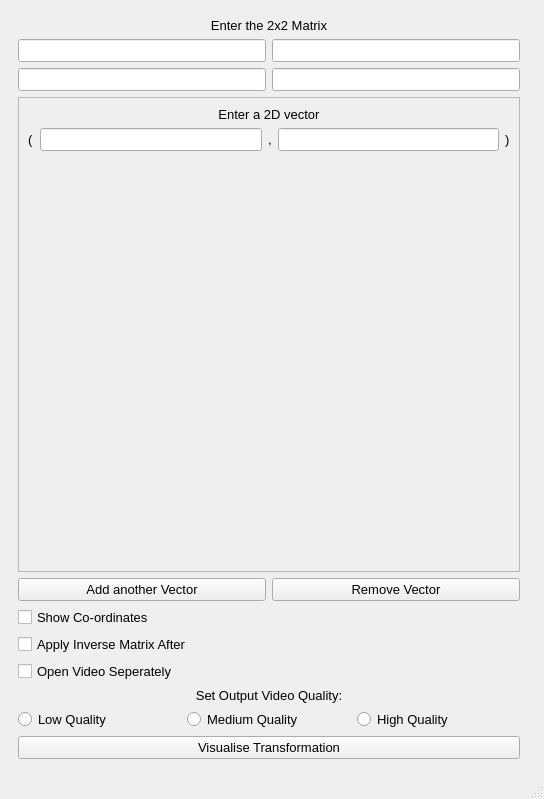
<?xml version="1.0" encoding="UTF-8"?>
<ui version="4.0">
 <class>MainWindow</class>
 <widget class="QMainWindow" name="MainWindow">
  <property name="geometry">
   <rect>
    <x>0</x>
    <y>0</y>
    <width>544</width>
    <height>799</height>
   </rect>
  </property>
  <property name="font">
   <font>
    <family>Segoe UI</family>
    <pointsize>10</pointsize>
   </font>
  </property>
  <property name="windowTitle">
   <string>MainWindow</string>
  </property>
  <widget class="QWidget" name="centralwidget">
   <layout class="QGridLayout" name="gridLayout_5">
    <item row="0" column="0">
     <widget class="QFrame" name="settings_frame">
      <layout class="QGridLayout" name="gridLayout_Main">
       <item row="2" column="0">
        <widget class="QScrollArea" name="scrollArea">
         <property name="acceptDrops">
          <bool>true</bool>
         </property>
         <property name="widgetResizable">
          <bool>true</bool>
         </property>
         <widget class="QWidget" name="scrollAreaWidgetContents">
          <property name="geometry">
           <rect>
            <x>0</x>
            <y>0</y>
            <width>481</width>
            <height>339</height>
           </rect>
          </property>
          <layout class="QVBoxLayout" name="verticalLayout">
           <item>
            <layout class="QVBoxLayout" name="scrollArea_verticalLayout">
             <item>
              <widget class="QLabel" name="label_7">
               <property name="font">
                <font>
                 <family>Segoe UI</family>
                 <pointsize>10</pointsize>
                </font>
               </property>
               <property name="text">
                <string>Enter a 2D vector</string>
               </property>
               <property name="alignment">
                <set>Qt::AlignCenter</set>
               </property>
              </widget>
             </item>
             <item>
              <layout class="QHBoxLayout" name="horizontalLayout">
               <item>
                <widget class="QLabel" name="label_9">
                 <property name="text">
                  <string>(</string>
                 </property>
                </widget>
               </item>
               <item>
                <widget class="QLineEdit" name="vector1_x"/>
               </item>
               <item>
                <widget class="QLabel" name="label_10">
                 <property name="text">
                  <string>,</string>
                 </property>
                </widget>
               </item>
               <item>
                <widget class="QLineEdit" name="vector1_y"/>
               </item>
               <item>
                <widget class="QLabel" name="label_11">
                 <property name="text">
                  <string>)</string>
                 </property>
                </widget>
               </item>
              </layout>
             </item>
             <item>
              <spacer name="verticalSpacer">
               <property name="orientation">
                <enum>Qt::Vertical</enum>
               </property>
               <property name="sizeHint" stdset="0">
                <size>
                 <width>20</width>
                 <height>40</height>
                </size>
               </property>
              </spacer>
             </item>
            </layout>
           </item>
          </layout>
         </widget>
        </widget>
       </item>
       <item row="4" column="0">
        <layout class="QVBoxLayout" name="verticalLayout_2">
         <item>
          <widget class="QCheckBox" name="coordinates_checkBox">
           <property name="text">
            <string>Show Co-ordinates</string>
           </property>
          </widget>
         </item>
         <item>
          <widget class="QCheckBox" name="inverseMatrix_checkBox">
           <property name="text">
            <string>Apply Inverse Matrix After</string>
           </property>
          </widget>
         </item>
         <item>
          <widget class="QCheckBox" name="seperateVideo_checkBox">
           <property name="text">
            <string>Open Video Seperately</string>
           </property>
          </widget>
         </item>
        </layout>
       </item>
       <item row="7" column="0">
        <layout class="QHBoxLayout" name="horizontalLayout_2">
         <item>
          <widget class="QRadioButton" name="lowQuality_radiobox">
           <property name="text">
            <string>Low Quality</string>
           </property>
           <attribute name="buttonGroup">
            <string notr="true">quality_buttonGroup</string>
           </attribute>
          </widget>
         </item>
         <item>
          <widget class="QRadioButton" name="mediumQuality_radiobox">
           <property name="text">
            <string>Medium Quality</string>
           </property>
           <attribute name="buttonGroup">
            <string notr="true">quality_buttonGroup</string>
           </attribute>
          </widget>
         </item>
         <item>
          <widget class="QRadioButton" name="highQuality_radiobox">
           <property name="text">
            <string>High Quality</string>
           </property>
           <attribute name="buttonGroup">
            <string notr="true">quality_buttonGroup</string>
           </attribute>
          </widget>
         </item>
        </layout>
       </item>
       <item row="3" column="0">
        <layout class="QGridLayout" name="gridLayout_4">
         <item row="0" column="1">
          <widget class="QPushButton" name="removeVectorButton">
           <property name="text">
            <string>Remove Vector</string>
           </property>
          </widget>
         </item>
         <item row="0" column="0">
          <widget class="QPushButton" name="addVectorButton">
           <property name="text">
            <string>Add another Vector</string>
           </property>
          </widget>
         </item>
        </layout>
       </item>
       <item row="0" column="0">
        <widget class="QLabel" name="label">
         <property name="font">
          <font>
           <family>Segoe UI</family>
           <pointsize>10</pointsize>
           <weight>50</weight>
           <bold>false</bold>
          </font>
         </property>
         <property name="text">
          <string>Enter the 2x2 Matrix</string>
         </property>
         <property name="alignment">
          <set>Qt::AlignCenter</set>
         </property>
        </widget>
       </item>
       <item row="9" column="0">
        <widget class="QPushButton" name="visualiseButton">
         <property name="text">
          <string>Visualise Transformation</string>
         </property>
        </widget>
       </item>
       <item row="6" column="0">
        <layout class="QGridLayout" name="gridLayout_3"/>
       </item>
       <item row="1" column="0">
        <layout class="QGridLayout" name="gridLayout">
         <item row="0" column="0">
          <widget class="QLineEdit" name="a_value">
           <property name="font">
            <font>
             <pointsize>10</pointsize>
            </font>
           </property>
           <property name="alignment">
            <set>Qt::AlignCenter</set>
           </property>
          </widget>
         </item>
         <item row="1" column="1">
          <widget class="QLineEdit" name="d_value">
           <property name="font">
            <font>
             <pointsize>10</pointsize>
            </font>
           </property>
           <property name="alignment">
            <set>Qt::AlignCenter</set>
           </property>
          </widget>
         </item>
         <item row="0" column="1">
          <widget class="QLineEdit" name="b_value">
           <property name="font">
            <font>
             <pointsize>10</pointsize>
            </font>
           </property>
           <property name="alignment">
            <set>Qt::AlignCenter</set>
           </property>
          </widget>
         </item>
         <item row="1" column="0">
          <widget class="QLineEdit" name="c_value">
           <property name="font">
            <font>
             <pointsize>10</pointsize>
            </font>
           </property>
           <property name="text">
            <string/>
           </property>
           <property name="alignment">
            <set>Qt::AlignCenter</set>
           </property>
          </widget>
         </item>
        </layout>
       </item>
       <item row="5" column="0">
        <widget class="QLabel" name="label_2">
         <property name="text">
          <string>Set Output Video Quality:</string>
         </property>
         <property name="alignment">
          <set>Qt::AlignCenter</set>
         </property>
        </widget>
       </item>
      </layout>
     </widget>
    </item>
    <item row="0" column="1">
     <widget class="QFrame" name="video_container">
      <property name="frameShape">
       <enum>QFrame::StyledPanel</enum>
      </property>
      <property name="frameShadow">
       <enum>QFrame::Raised</enum>
      </property>
     </widget>
    </item>
   </layout>
  </widget>
  <widget class="QMenuBar" name="menubar">
   <property name="geometry">
    <rect>
     <x>0</x>
     <y>0</y>
     <width>544</width>
     <height>26</height>
    </rect>
   </property>
  </widget>
  <widget class="QStatusBar" name="statusbar"/>
 </widget>
 <resources/>
 <connections/>
 <buttongroups>
  <buttongroup name="quality_buttonGroup"/>
 </buttongroups>
</ui>
